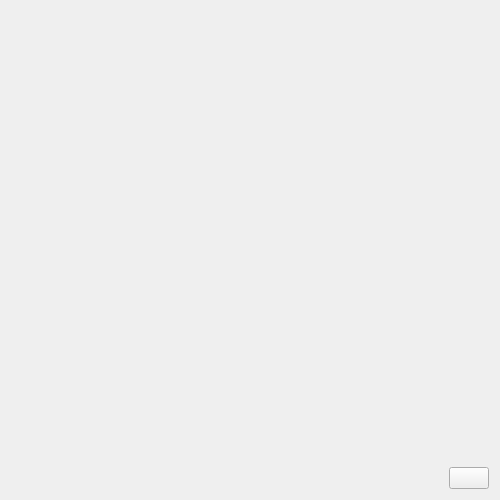
<?xml version="1.0" encoding="UTF-8"?>
<ui version="4.0">
 <class>dreamy</class>
 <widget class="QWidget" name="dreamy">
  <property name="geometry">
   <rect>
    <x>0</x>
    <y>0</y>
    <width>500</width>
    <height>500</height>
   </rect>
  </property>
  <property name="windowTitle">
   <string>Dreamy</string>
  </property>
  <property name="windowIcon">
   <iconset resource="../Icons/icons.qrc">
    <normaloff>:/dreamy.png</normaloff>:/dreamy.png</iconset>
  </property>
  <layout class="QVBoxLayout" name="verticalLayout">
   <item>
    <spacer name="verticalSpacer">
     <property name="orientation">
      <enum>Qt::Vertical</enum>
     </property>
     <property name="sizeHint" stdset="0">
      <size>
       <width>20</width>
       <height>103</height>
      </size>
     </property>
    </spacer>
   </item>
   <item>
    <layout class="QHBoxLayout" name="horizontalLayout">
     <item>
      <spacer name="horizontalSpacer">
       <property name="orientation">
        <enum>Qt::Horizontal</enum>
       </property>
       <property name="sizeHint" stdset="0">
        <size>
         <width>40</width>
         <height>20</height>
        </size>
       </property>
      </spacer>
     </item>
     <item>
      <layout class="QVBoxLayout" name="clock_layout">
       <item>
        <widget class="dreamy_label" name="time">
         <property name="textFormat">
          <enum>Qt::PlainText</enum>
         </property>
         <property name="alignment">
          <set>Qt::AlignCenter</set>
         </property>
        </widget>
       </item>
       <item>
        <widget class="dreamy_label" name="date">
         <property name="textFormat">
          <enum>Qt::PlainText</enum>
         </property>
         <property name="alignment">
          <set>Qt::AlignCenter</set>
         </property>
        </widget>
       </item>
      </layout>
     </item>
     <item>
      <spacer name="horizontalSpacer_2">
       <property name="orientation">
        <enum>Qt::Horizontal</enum>
       </property>
       <property name="sizeHint" stdset="0">
        <size>
         <width>40</width>
         <height>20</height>
        </size>
       </property>
      </spacer>
     </item>
    </layout>
   </item>
   <item>
    <spacer name="verticalSpacer_2">
     <property name="orientation">
      <enum>Qt::Vertical</enum>
     </property>
     <property name="sizeHint" stdset="0">
      <size>
       <width>20</width>
       <height>103</height>
      </size>
     </property>
    </spacer>
   </item>
   <item>
    <layout class="QHBoxLayout" name="horizontalLayout_2">
     <item>
      <spacer name="horizontalSpacer_3">
       <property name="orientation">
        <enum>Qt::Horizontal</enum>
       </property>
       <property name="sizeHint" stdset="0">
        <size>
         <width>40</width>
         <height>20</height>
        </size>
       </property>
      </spacer>
     </item>
     <item>
      <widget class="QPushButton" name="options">
       <property name="toolTip">
        <string>Floating Menu</string>
       </property>
       <property name="text">
        <string/>
       </property>
      </widget>
     </item>
    </layout>
   </item>
  </layout>
 </widget>
 <customwidgets>
  <customwidget>
   <class>dreamy_label</class>
   <extends>QLabel</extends>
   <header>Source/dreamy_label.h</header>
  </customwidget>
 </customwidgets>
 <resources>
  <include location="../Icons/icons.qrc"/>
 </resources>
 <connections/>
</ui>
